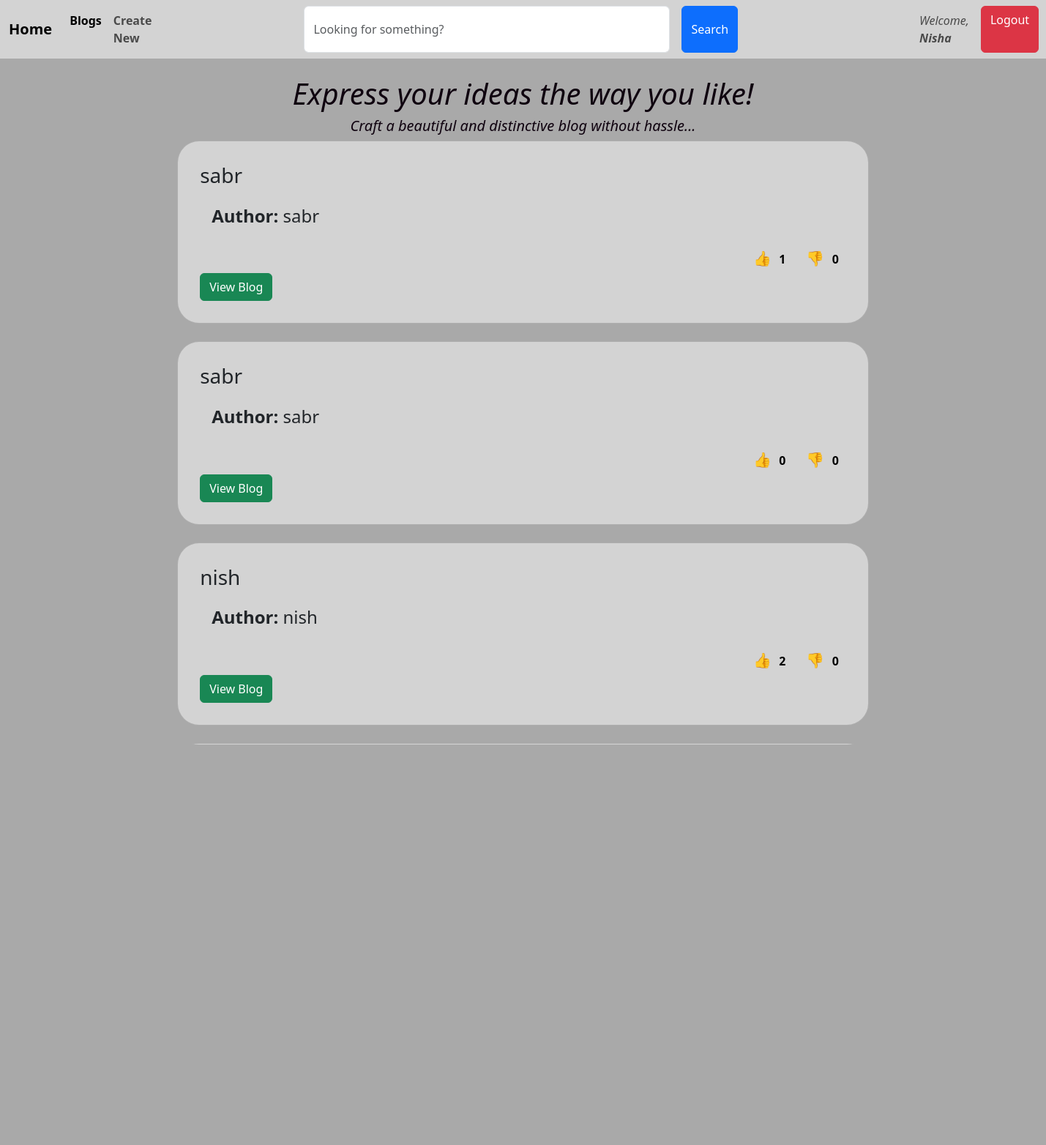
/ (signed in), run on an earlier commit of the app's database.
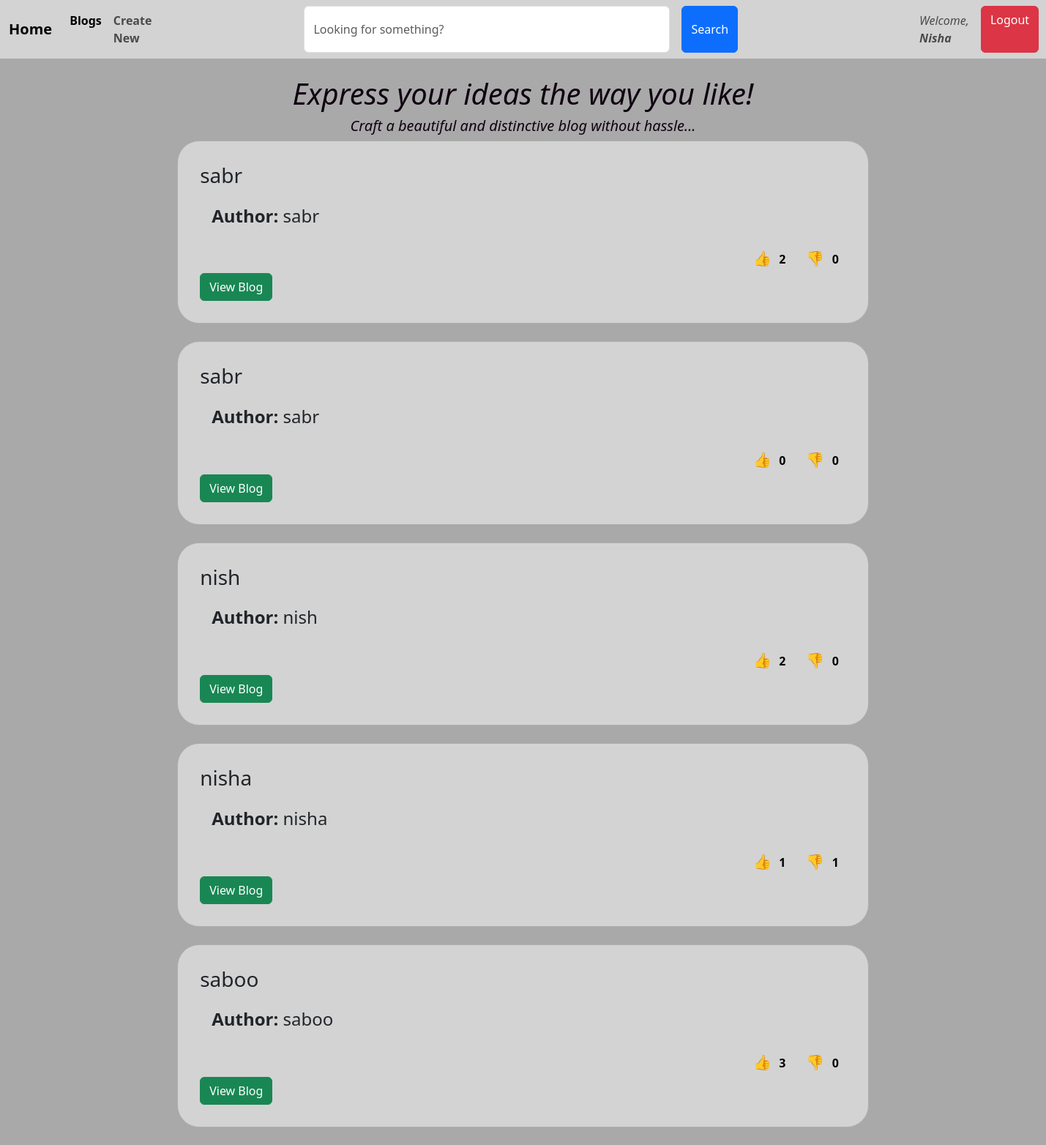
And on a later commit of the database.
### models.py (models this page shows, shortened)
class User(UserMixin, db.Model):
    __tablename__ = 'user'
    id = db.Column(db.Integer, primary_key=True)
    Username = db.Column(db.String(500), nullable=False)
    Name = db.Column(db.String(100), nullable=False)
    Email = db.Column(db.String(100), nullable=False)
    Password = db.Column(db.String(500), nullable=True)

class Post(db.Model):
    id = db.Column(db.Integer, primary_key=True)
    Title = db.Column(db.String(500), nullable=False)
    Author = db.Column(db.String(100), nullable=False)
    Email = db.Column(db.String(500), nullable=False)
    Slug = db.Column(db.String(200), nullable=False)
    blog_post = db.Column(db.Text, nullable=False)
    created_at = db.Column(db.DateTime(timezone=True), server_default=func.now())
    user_id = db.Column(db.Integer, db.ForeignKey('user.id', name='fk_user_post'), nullable=True)  # Make nullable initially
    user = db.relationship('User', backref=db.backref('posts', lazy=True))
    like_count = db.Column(db.Integer, default=0)  # New field
    dislike_count = db.Column(db.Integer, default=0)  # New field

### app.py (the view)
@app.route('/')
@login_required
def home():
    user = Post.query.limit(100).all()
    return render_template('home.html', users=user)

### app.py (called while the page is built)
@login_manager.user_loader
def load_user(user_id):
    return User.query.get(int(user_id))

### templates/home.html (shortened to what this page needs)
<!DOCTYPE html>
<html lang="en">
<head>
    <link href="https://cdn.jsdelivr.net/npm/bootstrap@5.3.3/dist/css/bootstrap.min.css" rel="stylesheet">
</head>
<body style="background-color: darkgray;">
    <nav class="navbar navbar-expand-lg" style="background-color: #D3D3D3;">
        <div class="container-fluid">
            <a class="navbar-brand" href="/"><b>Home</b></a>
            <div class="collapse navbar-collapse" id="navbarScroll">
                <ul class="navbar-nav me-auto my-2 my-lg-0 navbar-nav-scroll" style="--bs-scroll-height: 100px;">
                    <li class="nav-item">
                        <a class="nav-link active" aria-current="page" href="/"><b>Blogs</b></a>
                    </li>
                    {% if not current_user.is_authenticated %}
                        <!-- <li class="nav-item">
                            <a class="nav-link active" aria-current="page" href="{{ url_for('signup') }}">Signup</a>
                        </li>
                        <li class="nav-item">
                            <a class="nav-link active" aria-current="page" href="{{ url_for('login') }}">Login</a>
                        </li> -->
                    {% else %}
                        <li class="nav-item">
                            <a class="nav-link" href="{{ url_for('link') }}"><b>Create New</b></a>
                        </li>
                        <form action="{{ url_for('search') }}" class="d-flex" role="search">
                            <input class="form-control me-3" name="query" type="search" placeholder="Looking for something?" aria-label="Search">
                            <button class="btn btn-primary" type="submit">Search</button>
                        </form>
                    {% endif %}
                </ul>
                <div class="d-flex">
                    {% if current_user.is_authenticated %}
                        <span class="navbar-text me-3 ms-5">
                           <i> Welcome, <b> {{ current_user.Name }} </i></b>
                        </span>
                        <a class="btn btn-danger" href="{{ url_for('logout') }}">Logout</a>
                    {% else %}
                        <a class="btn btn-primary me-2" href="{{ url_for('login') }}">Login</a>
                        <a class="btn btn-success" href="{{ url_for('signup') }}">Signup</a>
                    {% endif %}
                </div>
            </div>
        </div>
    </nav>
    <br>
    <center style="color: rgb(15, 2, 15); font-style: italic; font-size: larger;">
        <h1>Express your ideas the way you like!</h1>
        <h5>Craft a beautiful and distinctive blog without hassle...</h5>
    </center>
    {% for user in users | reverse %}
        <div class="row justify-content-center">
            <div class="col-sm-8 mb-3 mb-sm-0">
                <div class="card" style="background-color: #D3D3D3; border-radius: 30px;">
                    <div class="card-body" style="padding: 30px;">
                        <h3 class="card-title">{{ user.Title }}</h3>
                        <h4 class="card-body"><b>Author:</b> {{ user.Author }}</h4>
                    <div class="d-flex justify-content-end gap-2">
                        <form action="{{ url_for('react', post_id=user.id, reaction_type='like') }}" method="POST">
                            <button class="like-btn" type="submit">
                                👍
                                <span class="reaction-count">{{ user.like_count or 0 }}</span>
                            </button>
                        </form>
                        <form action="{{ url_for('react', post_id=user.id, reaction_type='dislike') }}" method="POST">
                            <button class="dislike-btn" type="submit">
                                👎
                                <span class="reaction-count">{{ user.dislike_count or 0 }}</span>
                            </button>
                        </form>
                    </div>
                        <form action="{{ url_for('blog', id=user.id) }}">
                            <button type="submit" class="btn btn-success">View Blog</button>
                        </form>
                    </div>
                </div>
            </div>
        </div>
        <br>
    {% endfor %}
</body>
</html>

### templates/home.html (style rules this page uses)
.like-btn, .dislike-btn { border: none; background-color: transparent; cursor: pointer; font-size: 20px; padding: 5px 10px; transition: all 0.3s ease; }
.like-btn { color: green; }
.dislike-btn { color: red; }
.reaction-count { font-size: 16px; margin-left: 5px; color: black; font-weight: bold; }
.d-flex { margin-left: 200px; }
.form-control { width: 500px; }

What changed in the data, as far as the page shows it:
changed Post (number 1 of 5 on the later page): like_count "1" → "2"
now on this page (row edited): Post: Title "nisha", Author "nisha", like_count "1", dislike_count "1"
now on this page (row unchanged): Post: Title "saboo", Author "saboo", like_count "3", dislike_count "0"
